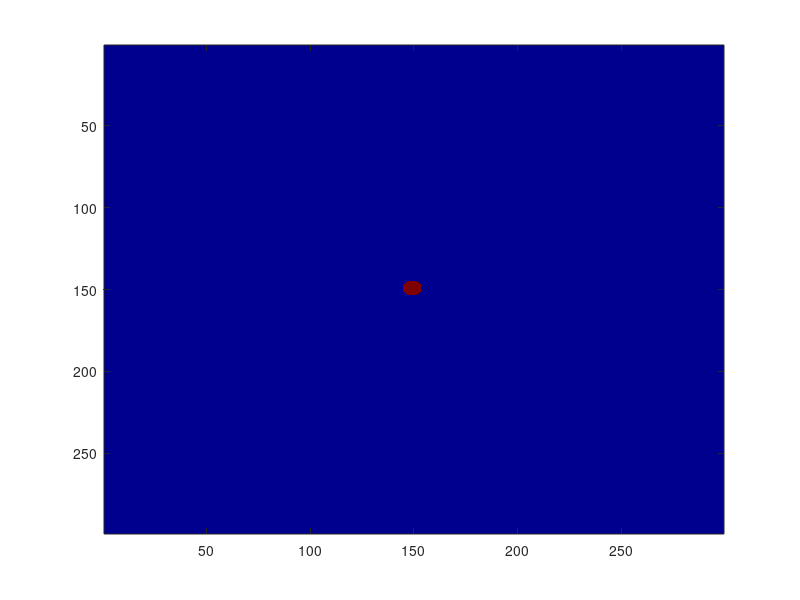
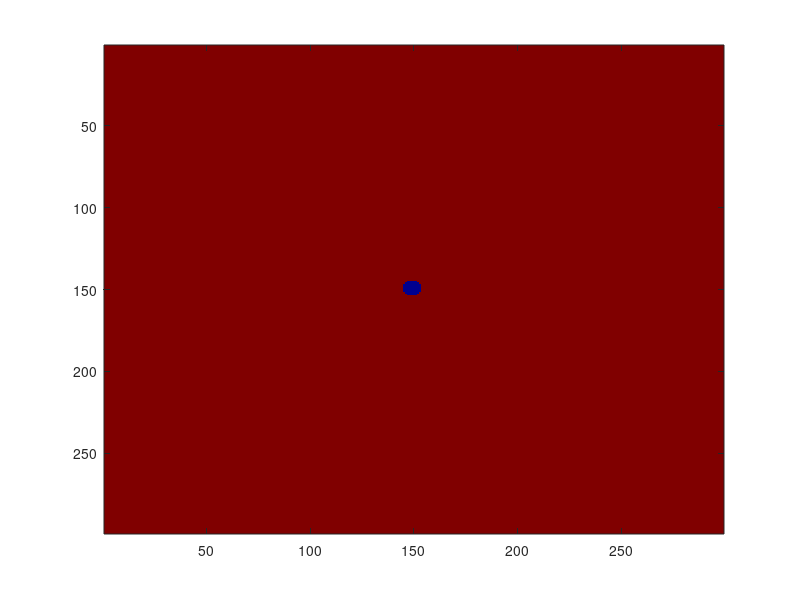

Here is the MATLAB script that generated these plots, in order: (Note: this script raises an error after producing the figures.)
Mesh_X = 1;
Mesh_Y = 1;
MeshX = 1;
MeshY = 1;
WidthX = 299;
HeightY = 299;
CenterX = (WidthX - 1) / 2;
CenterY = (HeightY - 1) / 2;
a1 = 1.25 / (sqrt(2.0));
a2 = 0.64;
epsilon = 0.05;
k = 6;
beta0 = 0;
W0 = 1;
D = 2;
d0 = 0.5;
lambda = (W0 * a1) / d0;
tau0 = (((W0^3) * a1 * a2) / (d0 * D)) + (((W0^2) * beta0) / d0);
delta = 0.8;
r0 = 5;
deltaT = 0.1;
phi_OLD = zeros(WidthX,HeightY);
phi_NEW = zeros(WidthX,HeightY);
u_OLD=zeros(WidthX,HeightY);
u_NEW=zeros(WidthX,HeightY);
Theta_1=zeros(WidthX,HeightY);

%Initial Condition
 for X = 1:WidthX
    for Y = 1:HeightY
        
        r=sqrt((X-CenterX)^2+(Y-CenterY)^2);
        
        if r < r0
            phi_OLD(X,Y)=1;
            u_OLD(X,Y)=0;
        elseif r>=r0
            phi_OLD(X,Y)=-1;
            u_OLD(X,Y)=-delta*(1-exp((-r-r0)));
        end
        
    end
 end
%Initial Condition
max_phi=max(phi_OLD(:));
min_u=min(u_OLD(:));
index_phi=100/max_phi;
index_u=100/min_u;
figure(1)
image(phi_OLD*index_phi)
colormap('jet')
figure(2)
image(u_OLD*index_u)
colormap('jet')

for t=1:4000

for X=1:WidthX
 for Y=1:HeightY
     			
     if (X>1 && Y>1)
         if (X<WidthX && Y<HeightY)
		Theta_1(X,Y)=Theta(phi_OLD,X,Y,Mesh_X,Mesh_Y);
         end
     end
        
 end
end

for X=1:WidthX
    for Y=1:HeightY
        
        if (X>1 && Y>1)
            if(X<WidthX && Y<HeightY)
                phi_NEW(X,Y)=phi_OLD(X,Y)+(deltaT/Tau(Theta_1(X,Y),epsilon,k,tau0))*(2*(W0^2)*B(Theta_1(X,Y),epsilon,k)*Inner_Multiply(Grad(phi_OLD,X,Y,Mesh_X,Mesh_Y,MeshX,MeshY),Grad(Theta_1,X,Y,Mesh_X,Mesh_Y,MeshX,MeshY))+(W0^2)*(f_A(Theta_1(X,Y),epsilon,k)^2)*Laplacian(phi_OLD,X,Y,Mesh_X,Mesh_Y,MeshX,MeshY)+(W0^2)*D_B(Theta_1(X,Y),epsilon,k)*Outter_Multiply(Grad(phi_OLD,X,Y,Mesh_X,Mesh_Y,MeshX,MeshY),Grad(Theta_1,X,Y,Mesh_X,Mesh_Y,MeshX,MeshY))-DF(phi_OLD(X,Y),u_OLD(X,Y),lambda));
            end
        end
        
    end
end

for X=1:WidthX
    for Y=1:HeightY
        
        if (X>1 && Y>1)
            if(X<WidthX && Y<HeightY)
                u_NEW(X,Y)=u_OLD(X,Y)+D*deltaT*Laplacian(u_OLD,X,Y,Mesh_X,Mesh_Y,MeshX,MeshY)+(0.5)*(phi_NEW(X,Y)-phi_OLD(X,Y));
            end
        end
        
    end
end

%Boundary Conditions

for X=1:WidthX
    for Y=1:HeightY
        
        if (X==1 && Y~=1 && Y~=HeightY)
            phi_NEW(X,Y)=phi_NEW(X+1,Y);
        elseif (Y==1 && X~=1 && X~=WidthX)
            phi_NEW(X,Y)=phi_NEW(X,Y+1);
        end
        
    end
end

phi_NEW(1,1)= (phi_NEW(2, 1) + phi_NEW(1, 2)) / 2;

for X=1:WidthX
    for Y=1:HeightY
        
        if (X==WidthX && Y~=1 && Y~=HeightY)
            phi_NEW(X,Y)=phi_NEW(1,Y);
        elseif (Y==HeightY && X~=1 && X~=WidthX)
            phi_NEW(X,Y)=phi_NEW(X,1);
        end
        
    end
end

phi_NEW(WidthX, 1) = (phi_NEW(WidthX - 1, 1) + phi_NEW(WidthX, 2)) / 2;
phi_NEW(WidthX, HeightY) = (phi_NEW(WidthX, HeightY - 1) + phi_NEW(WidthX - 1, HeightY)) / 2;
phi_NEW(1, HeightY) = (phi_NEW(1, HeightY - 1) + phi_NEW(2, HeightY)) / 2;

for X=1:WidthX
    for Y=1:HeightY
        
        if (X==1 && Y~=1 && Y~=HeightY)
            u_NEW(X,Y)=u_NEW(X+1,Y);
        elseif (Y==1 && X~=1 && X~=WidthX)
            u_NEW(X,Y)=u_NEW(X,Y+1);
        end
        
    end
end

u_NEW(1,1)= (u_NEW(2, 1) + u_NEW(1, 2)) / 2;

for X=1:WidthX
    for Y=1:HeightY
        
        if (X==WidthX && Y~=1 && Y~=HeightY)
            u_NEW(X,Y)=u_NEW(1,Y);
        elseif (Y==HeightY && X~=1 && X~=WidthX)
            u_NEW(X,Y)=u_NEW(X,1);
        end
        
    end
end

u_NEW(WidthX, 1) = (u_NEW(WidthX - 1, 1) + u_NEW(WidthX, 2)) / 2;
u_NEW(WidthX, HeightY) = (u_NEW(WidthX, HeightY - 1) + u_NEW(WidthX - 1, HeightY)) / 2;
u_NEW(1, HeightY) = (u_NEW(1, HeightY - 1) + u_NEW(2, HeightY)) / 2;

%Boundary Conditions

for X=1:WidthX
    for Y=1:HeightY
        
         phi_OLD(X,Y)=phi_NEW(X,Y);
         u_OLD(X,Y)=u_NEW(X,Y);

    end
end

max_phi=max(phi_OLD(:));
min_u=min(u_OLD(:));
index_phi=100/max_phi;
index_u=100/min_u;
figure(3)
image(phi_OLD*index_phi)
colormap('jet')
figure(4)
image(u_OLD*index_u)
colormap('jet')

end
					
                    

